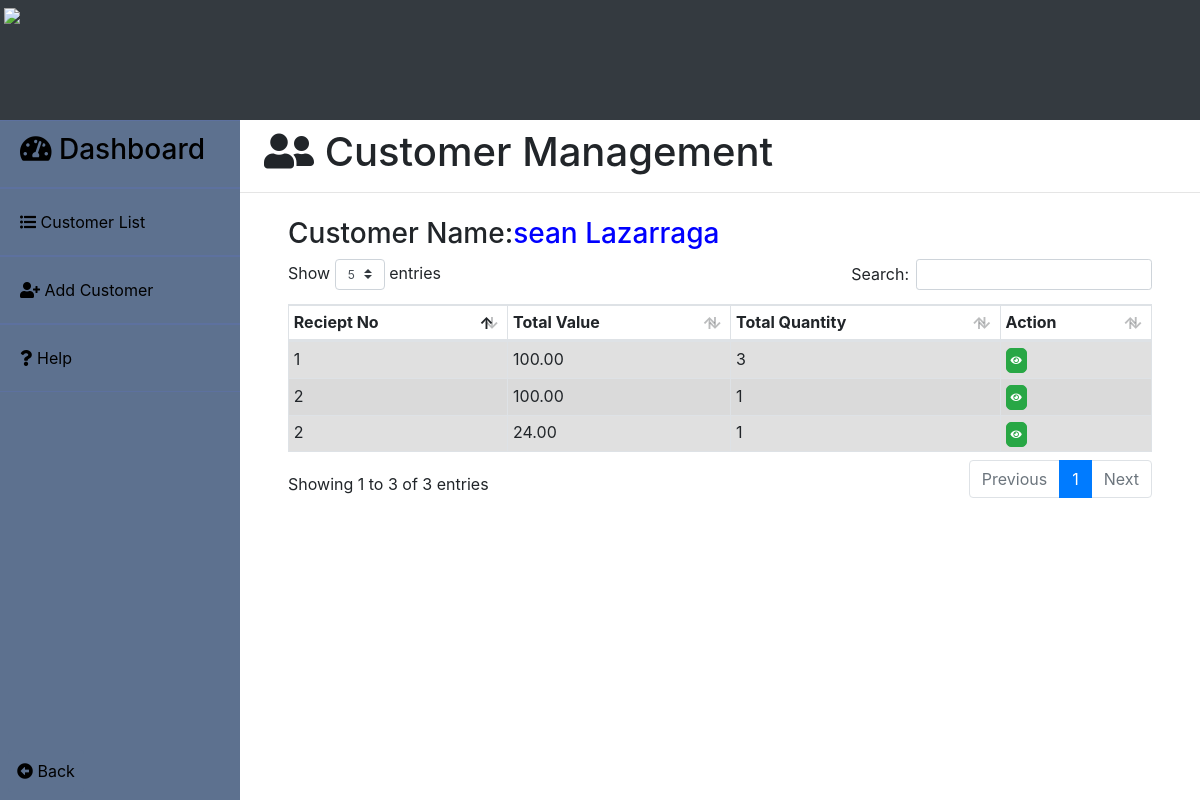
Screenshot of /customer/customer_sales.php?customer_id=2 (signed in) with the database file from the repository.
### tables this page shows
CREATE TABLE `customer` (
  `customer_id` int(11) NOT NULL,
  `firstname` varchar(30) DEFAULT NULL,
  `lastname` varchar(30) DEFAULT NULL,
  `address` text DEFAULT NULL,
  `contact_number` varchar(30) DEFAULT NULL,
  `image` varchar(30) NOT NULL
);

CREATE TABLE `sales_product` (
  `reciept_no` int(11) NOT NULL,
  `product_id` varchar(20) NOT NULL,
  `price` decimal(18,2) NOT NULL,
  `qty` int(11) NOT NULL
);

### customer/customer_sales.php (the view, shortened to what this page needs)
<?php
	include("../server/connection.php");
	$customer_id = $_GET['customer_id'];
	$sql = "SELECT sales_product.reciept_no,sales_product.price,sales_product.qty FROM customer,sales,sales_product WHERE customer.customer_id = $customer_id AND sales.customer_id = $customer_id AND sales.reciept_no = sales_product.reciept_no";
	$result	= mysqli_query($db, $sql);
	$query = "SELECT firstname,lastname FROM customer WHERE customer_id=$customer_id";
	$result1 = mysqli_query($db, $query);
?>
<!DOCTYPE html>
<html>
<head>
	<?php include('../templates/head1.php');
	?>
</head>
<body>
	<div class="contain h-100">
		<?php
			include('../customer/base.php');
		?>
		<div>
			<h1 class="ml-4 pt-2"><i class="fas fa-user-friends"></i> Customer Management</h1>
			<hr>
			<div class="table-responsive mt-4 pl-5 pr-5">
			<table class="table table-striped table-bordered table-sm" id="customer_table" style="margin-top: -22px;">
				<?php $row1 = mysqli_fetch_assoc($result1);
					echo "<h3>Customer Name:<span style='color:blue;'>".$row1['firstname'].'&nbsp'.$row1['lastname']."</span></h3>";
				?>
				<thead>
					<tr>
						<th scope="col" class="column-text">Reciept No</th>
						<th scope="col" class="column-text">Total Value</th>
						<th scope="col" class="column-text">Total Quantity</th>
						<th scope="col" class="column-text">Action</th>
					</tr>
				</thead>
				<tbody class="table-hover">
					<?php
						while($row = mysqli_fetch_assoc($result)){
				  	?>
					<tr class="table-active">
						<td><?php echo $row['reciept_no'];?></td>
						<td><?php echo $row['price'];?></td>
						<td><?php echo $row['qty'];?></td>
						<td>
							<button type="button" name="view" style='font-size:10px; border-radius:5px;padding:4px;' id="<?php echo $row['customer_id'];?>" class="btn btn-success btn-xs view_data"><i class="fas fa-eye"></i></button>
						</td>
					</tr>
					<?php } ?>
				</tbody>
			</table>
			</div>
		</div>
	</div>
</body>
</html>

### rows the page displays
customer: firstname "sean", lastname "Lazarraga"
sales_product: reciept_no "1", price "100.00", qty "3"
sales_product: reciept_no "2", price "100.00", qty "1"
sales_product: reciept_no "2", price "24.00", qty "1"
